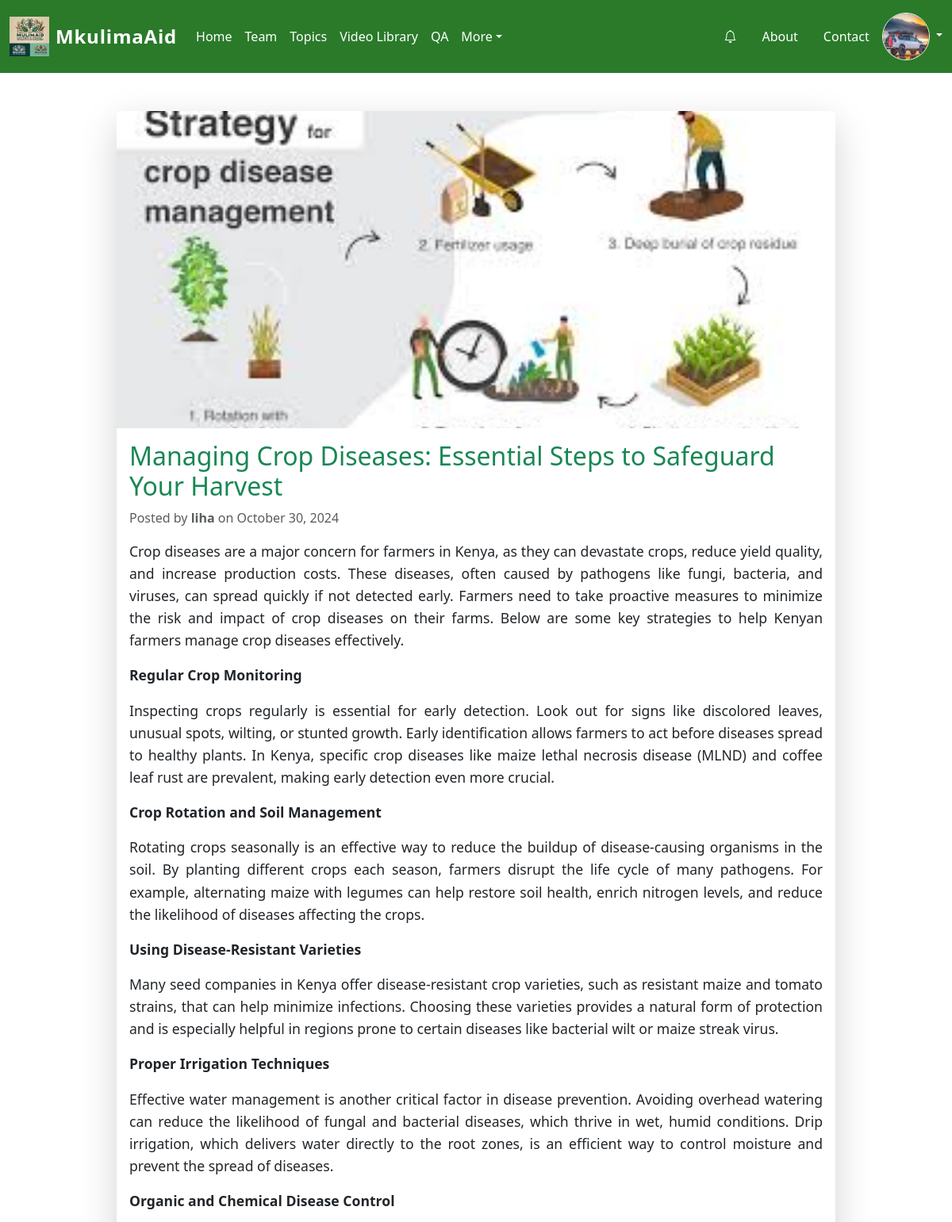
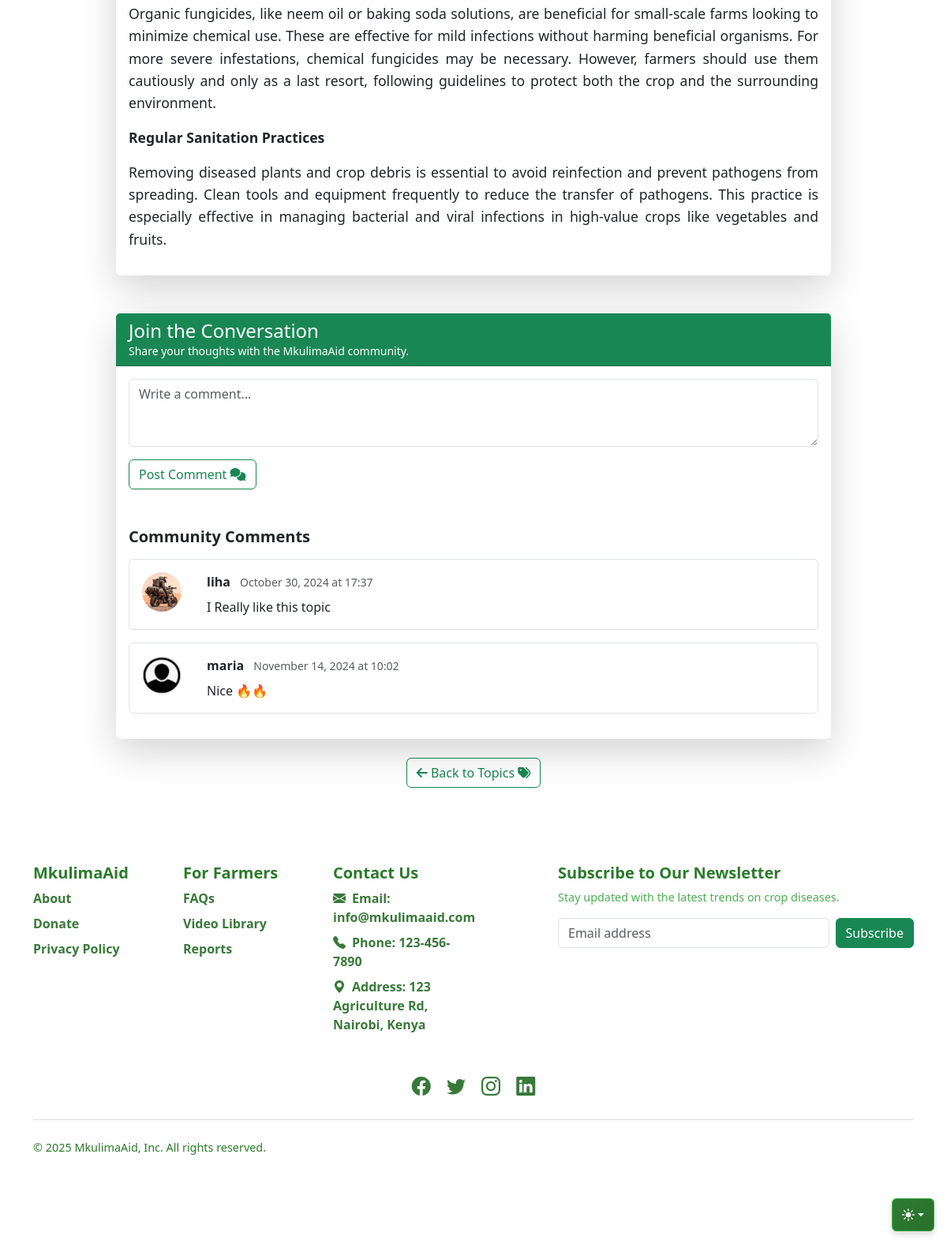
The app's page /topics/view/2 (signed in) with its own data (2 pictures, top to bottom).
### mkulimaaid/models.py (models this page shows, shortened)
class Settings(db.Model):
    id = db.Column(db.Integer, primary_key=True)
    site_title = db.Column(db.String(100), nullable=False, default="MkulimaAid")
    site_logo = db.Column(db.String(100), nullable=True)  # Store logo file path
    contact_email = db.Column(db.String(100), nullable=False, default="info@mkulimaaid.com")
    contact_phone = db.Column(db.String(20), nullable=False, default="123-456-7890")
    address = db.Column(db.Text, nullable=True, default="123 Main St, City, Country")
    maintenance_mode = db.Column(db.Boolean, default=False)

class User(UserMixin, db.Model):  # Use db.Model for SQLAlchemy models
    __tablename__ = 'users'
    id = db.Column(db.Integer, primary_key=True)
    fullname = db.Column(db.String(100), nullable=False)
    username = db.Column(db.String(50), nullable=False, unique=True)
    email = db.Column(db.String(120), nullable=False, unique=True)
    phone = db.Column(db.String(20), nullable=False)
    password = db.Column(db.String(60), nullable=False)
    is_admin = db.Column(db.Boolean, default=False)
    avatar = db.Column(db.String(100), nullable=True)
    date_joined = db.Column(db.DateTime, default=datetime.utcnow)
    farmers = db.relationship('Farmer', backref='user', lazy=True)
    contact_messages = db.relationship('ContactMessage', backref='user', lazy=True)

class Topic(db.Model):
    __tablename__ = 'topics'
    id = db.Column(db.Integer, primary_key=True)
    title = db.Column(db.String(200), nullable=False)
    content = db.Column(db.Text, nullable=False)
    date_posted = db.Column(db.DateTime, default=datetime.utcnow)
    is_trending = db.Column(db.Boolean, default=False)
    author_id = db.Column(db.Integer, db.ForeignKey('users.id'), nullable=False)
    image = db.Column(db.String(120), nullable=True)
    author = db.relationship('User', backref=db.backref('topics', lazy=True))

class TopicComment(db.Model):
    __tablename__ = 'topic_comments'
    id = db.Column(db.Integer, primary_key=True)
    content = db.Column(db.Text, nullable=False)
    date_posted = db.Column(db.DateTime, default=datetime.utcnow)
    topic_id = db.Column(db.Integer, db.ForeignKey('topics.id'), nullable=False)
    author_id = db.Column(db.Integer, db.ForeignKey('users.id'), nullable=False)
    topic = db.relationship('Topic', backref=db.backref('comments', lazy=True, cascade="all, delete-orphan"))
    author = db.relationship('User', backref=db.backref('topic_comments', lazy=True), foreign_keys=[author_id])

### mkulimaaid/routes.py (the view)
@main.route('/topics/view/<int:topic_id>')
@login_required
def view_topic(topic_id):
    farmers_form = FarmersForm()
    topic = Topic.query.get_or_404(topic_id)
    form = CommentForm()
    return render_template('view_topic.html', topic=topic, form=form, farmers_form=farmers_form)

### mkulimaaid/templates/view_topic.html (shortened to what this page needs)
{% extends 'base.html' %}
{% block content %}
<div class="container my-5">
    <div class="row justify-content-center">
        <div class="col-md-10">
            <div class="card shadow-lg border-0">
                {% if topic.image %}
                    <img src="{{ url_for('static', filename='uploads/' + topic.image) }}" class="card-img-top rounded-top" alt="{{ topic.title }}">
                {% endif %}
                <div class="card-body">
                    <h2 class="card-title text-success">{{ topic.title }}</h2>
                    <p class="text-muted">
                        Posted by <strong>{{ topic.author.username }}</strong> on {{ topic.date_posted.strftime('%B %d, %Y') }}
                    </p>
                    <div class="topic-content">
                        <p class="lead">{{ topic.content | safe}}</p>
                    </div>
                </div>
            </div>
        </div>
    </div>
    <div class="row justify-content-center mt-5">
        <div class="col-md-10">
            <div class="card shadow-lg border-0">
                <div class="card-header bg-success text-white">
                    <h4 class="mb-0">Join the Conversation</h4>
                    <small class="d-block">Share your thoughts with the MkulimaAid community.</small>
                </div>
                <div class="card-body">
                    <form method="POST" action="{{ url_for('main.add_topic_comment', topic_id=topic.id) }}">
                        <div class="form-group">
                            {{ form.comment(class="form-control", rows=3, placeholder="Write a comment...") }}
                        </div>
                        <button type="submit" class="btn btn-outline-success mt-3">Post Comment <i class="fas fa-comments"></i> </button>
                    </form>
                    <div class="mt-5">
                        <h5>Community Comments</h5>
                        {% if topic.comments %}
                            {% for comment in topic.comments %}
                                <div class="d-flex align-items-start border p-3 mb-3 rounded">
                                    <img src="{{ url_for('static', filename='uploads/' + comment.author.avatar) if comment.author.avatar else url_for('static', filename='images/default.png') }}" alt="User Avatar" class="rounded-circle me-3" width="50" height="50">
                                    <div class="ms-3">
                                        <strong>{{ comment.author.username }}</strong>
                                        <small class="text-muted ms-2">{{ comment.date_posted.strftime('%B %d, %Y at %H:%M') }}</small>
                                        <p class="mt-2 mb-0">{{ comment.content }}</p>
                                    </div>
                                </div>
                            {% endfor %}
                        {% else %}
                            <p class="text-muted">No comments yet. Be the first to share your insights!</p>
                        {% endif %}
                    </div>
                </div>
            </div>
        </div>
    </div>
    <div class="text-center mt-4">
        <a href="{{ url_for('main.topics') }}"
           class="btn btn-outline-success">
           <i class="fas fa-arrow-left"></i> Back to Topics <i class="fas fa-tags"></i>
        </a>
    </div>
</div>
{% endblock %}

### mkulimaaid/templates/base.html (shortened to what this page needs)
<!DOCTYPE html>
<html lang="en">
  <head>
    <link rel="stylesheet" href="{{ url_for('static', filename='css/styles.css') }}" />
    <link rel="stylesheet" href="https://cdn.datatables.net/1.13.6/css/jquery.dataTables.min.css">
    <link
      href="https://cdn.jsdelivr.net/npm/bootstrap@5.3.3/dist/css/bootstrap.min.css"
      rel="stylesheet"
    />
    <link
      href="https://cdnjs.cloudflare.com/ajax/libs/bootstrap-icons/1.5.0/font/bootstrap-icons.min.css"
      rel="stylesheet"
    />
    <link rel="stylesheet" href="https://unpkg.com/flickity@2/dist/flickity.min.css" />
    <link rel="stylesheet" href="https://cdnjs.cloudflare.com/ajax/libs/font-awesome/6.0.0-beta3/css/all.min.css">
    <link rel="stylesheet" href="https://unpkg.com/leaflet@1.9.4/dist/leaflet.css" />
  </head>
  <body>
      <div class="container">
      <nav class="navbar navbar-expand-lg bg-green navbar-dark py-3 ">
        <div class="container-fluid">
          <a class="navbar-brand d-flex align-items-center" href="{{ url_for('main.upload') }}">
            <img src="{{ url_for('static', filename='images/' + g.settings.site_logo) if g.settings.site_logo else url_for('static', filename='logo.png') }}" alt="Site Logo" class="site-logo me-2" style="height: 50px;" />
            <span class="site-title text-white">{{ g.settings.site_title or "MkulimaAid" }}</span>
          </a>
          <div class="collapse navbar-collapse" id="navbarSupportedContent">
            <ul class="navbar-nav me-auto mb-2 mb-lg-0">
              <li class="nav-item">
                <a class="nav-link text-white" href="{{ url_for('main.upload') }}">Home</a>
              </li>
              <li class="nav-item">
                <a class="nav-link text-white" href="/team">Team</a>
              </li>
              <li>
                <a class="nav-link text-white" href="/topics">Topics</a>
              </li>
              <li>
                <a class="nav-link text-white" href="/videos">Video Library</a>
              </li>
              <li>
                  <a class="nav-link text-white" href="/forum">QA</a>
              </li>
              <li class="nav-item dropdown">
                <a class="nav-link dropdown-toggle text-white" href="#" role="button" data-bs-toggle="dropdown" aria-expanded="false">More</a>
              </li>
            </ul>
                <div class="d-flex align-items-center">
                    <ul class="nav">
                        <li>
                            <a href="/notifications" class="nav-link text-white position-relative">
                                <i class="bi bi-bell"></i>
                            </a>
                        </li>
                        <li><a href="/about" class="nav-link text-white">About</a></li>
                        <li><a href="/contact" class="nav-link text-white">Contact</a></li>
                    </ul>
                </div>
              <div class="dropdown">
                <a href="#" class="d-block text-white text-decoration-none dropdown-toggle" data-bs-toggle="dropdown" aria-expanded="false">
                  <img src="{{ url_for('static', filename='uploads/' + current_user.avatar) if current_user.avatar else url_for('static', filename='images/default.png') }}" alt="Profile" width="40" height="40" class="rounded-circle border border-light">
                </a>
              </div>
            </div>
          </div>
        </div>
    <div class="dropdown position-fixed bottom-0 end-0 mb-3 me-3 bd-mode-toggle">
        <button class="btn btn-bd-primary py-2 dropdown-toggle d-flex align-items-center" id="bd-theme" type="button" aria-expanded="false" data-bs-toggle="dropdown" aria-label="Toggle theme (auto)">
            <svg class="bi my-1 theme-icon-active" width="1em" height="1em">
                <use href="#circle-half"></use>
            </svg>
        </button>
    </div>
      <div class="container">{% block content %}{% endblock %}</div>
      <div class="container">
        <footer class="footer py-5">
            <div class="row">
                <div class="col-6 col-md-2 mb-3">
                    <h5 class="footer-title">MkulimaAid</h5>
                    <ul class="nav flex-column">
                        <li class="nav-item mb-2">
                            <a href="/about" class="footer-link">About</a>
                        </li>
                        <li class="nav-item mb-2">
                            <a href="/donate" class="footer-link">Donate</a>
                        </li>
                        <li class="nav-item mb-2">
                            <a href="/privacy-policy" class="footer-link">Privacy Policy</a>
                        </li>
                    </ul>
                </div>
                <div class="col-6 col-md-2 mb-3">
                    <h5 class="footer-title">For Farmers</h5>
                    <ul class="nav flex-column">
                        <li class="nav-item mb-2">
                            <a href="/faqs" class="footer-link">FAQs</a>
                        </li>
                        <li class="nav-item mb-2">
                            <a href="{{ url_for('main.videos') }}" class="footer-link">Video Library</a>
                        </li>
                        <li class="nav-item mb-2">
                            <a href="{{ url_for('main.homepage_reports') }}" class="footer-link">Reports</a>
                        </li>
                    </ul>
                </div>
                <div class="col-6 col-md-2 mb-3">
                    <h5 class="footer-title">Contact Us</h5>
                    <ul class="nav flex-column">
                        <li class="nav-item mb-2">
                            <a href="mailto:{{ g.settings.contact_email }}" class="footer-link">
                                <i class="bi bi-envelope-fill me-2"></i>Email: {{ g.settings.contact_email }}
                            </a>
                        </li>
                        <li class="nav-item mb-2">
                            <a href="tel:{{ g.settings.contact_phone }}" class="footer-link">
                                <i class="bi bi-telephone-fill me-2"></i>Phone: {{ g.settings.contact_phone }}
                            </a>
                        </li>
                        <li class="nav-item mb-2">
                            <span class="footer-link">
                                <i class="bi bi-geo-alt-fill me-2"></i>Address: {{ g.settings.address }}
                            </span>
                        </li>
                    </ul>
                </div>
                <div class="col-md-5 offset-md-1 mb-3">
                    <form method="POST" action="{{ url_for('main.subscribe') }}">
                        <h5 class="footer-title">Subscribe to Our Newsletter</h5>
                        <p class="footer-subtext">Stay updated with the latest trends on crop diseases.</p>
                        <div class="d-flex flex-column flex-sm-row w-100 gap-2">
                            <input
                                id="newsletter1"
                                type="email"
                                name="email"
                                class="form-control"
                                placeholder="Email address"
                                required
                            />
                            <button class="btn btn-success" type="submit">Subscribe</button>
                        </div>
                    </form>
                </div>
            </div>
            <div class="row mt-4 text-center">
                <div class="col">
                    <a href="#" class="social-link me-3"><i class="bi bi-facebook"></i></a>
                    <a href="#" class="social-link me-3"><i class="bi bi-twitter"></i></a>
                    <a href="#" class="social-link me-3"><i class="bi bi-instagram"></i></a>
                    <a href="#" class="social-link"><i class="bi bi-linkedin"></i></a>
                </div>
            </div>
            <div class="d-flex flex-column flex-sm-row justify-content-between py-4 my-4 border-top">
                <p class="footer-rights">&copy; 2025 MkulimaAid, Inc. All rights reserved.</p>
            </div>
        </footer>
    </div>
  </body>
</html>

### records on screen
Settings: site_logo (picture), settings "MkulimaAid", settings.contact_email "info@mkulimaaid.com", settings.contact_phone "123-456-7890", settings.address "123 Agriculture Rd, Nairobi, Kenya"
User: avatar (picture)
Topic: image (picture), title "Managing Crop Diseases: Essential Steps to Safeguard Your Harvest", date_posted "October 30, 2024", content "Crop diseases are a major concern for farmers in Kenya, as they can devastate crops, reduce yield quality, and increase production costs. These diseases, often caused by pathogens like fungi, bacteria, and viruses, can spread quickly if not detected early. Farmers need to take proactive measures to minimize the risk and impact of crop diseases on their farms. Below are some key strategies to help Kenyan farmers manage crop diseases effectively. Regular Crop Monitoring Inspecting crops regularly is essential for early detection. Look out for signs like discolored leaves, unusual spots, wilting, or stunted growth. Early identification allows farmers to act before diseases spread to healthy…"
User: author.username "liha"
TopicComment: avatar (picture), author.username "liha", date_posted "October 30, 2024 at 17:37", content "I Really like this topic"
TopicComment: shows a picture, author.username "maria", date_posted "November 14, 2024 at 10:02", content "Nice 🔥🔥"
